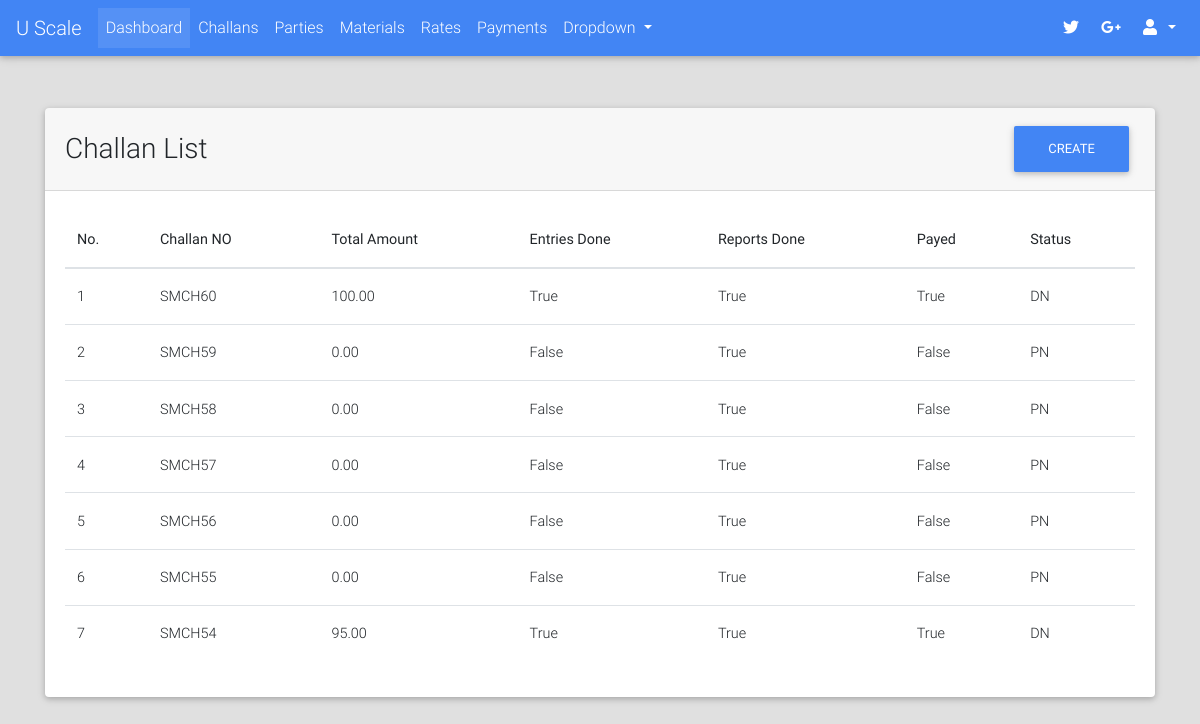
The app's page /challans/list/ (signed in) with its own data.
### challans/models.py (models this page shows, shortened)
class Challan(models.Model):
    STATUS_CHOICES = (("PN", "Pending"), ("DN", "Done"))
    created_by = models.ForeignKey(User, on_delete=models.PROTECT)
    party = models.ForeignKey("parties.Party", on_delete=models.CASCADE)
    challan_no = models.CharField(max_length=32, blank=True, null=True)
    vehicle_details = models.CharField(max_length=128, blank=True, null=True)
    weights_amount = models.DecimalField(max_digits=9, decimal_places=2, default=0.00)
    extra_charges = models.DecimalField(max_digits=9, decimal_places=2, default=0.00)
    total_amount = models.DecimalField(max_digits=9, decimal_places=2, default=0.00)
    image = models.ImageField(upload_to="payments/", blank=True, null=True)
    extra_info = models.TextField(blank=True)
    created_on = models.DateTimeField(auto_now_add=True)
    updated_on = models.DateTimeField(auto_now=True)
    is_entries_done = models.BooleanField(default=False)
    is_reports_done = models.BooleanField(default=False)
    is_rates_assigned = models.BooleanField(default=False)
    is_payed = models.BooleanField(default=False)
    status = models.CharField(max_length=2, choices=STATUS_CHOICES, default="PN")
    @property
    def get_absolute_url(self):
        return reverse_lazy("challans:detail", kwargs={"challan_no": self.challan_no})

### challans/views.py (the view)
class ChallanListView(LoginRequiredMixin, ListView):
    model = Challan
    template_name = "challans/list.html"
    context_object_name = "challans"
    ordering = "-id"
    def get_queryset(self):
        qs = super().get_queryset()
        return qs.filter(Q(status="PN") | Q(created_on__date__gte=datetime.date.today()+datetime.timedelta(days=-30)))

### portal/templates/challans/list.html (shortened to what this page needs)
{% extends "portal/base.html" %}
{% block content %}
    <br><br>
    <div class="container">
        <div class="card">
            <div class="card-header">
                <div class="row">
                    <div class="col-lg-9 m-auto">
                        <h3 class="m-auto">Challan List</h3>
                    </div>
                    <div class="col-lg-3">
                        <a class="float-right" href="{% url "challans:add" %}"><button class="btn btn-primary">Create</button></a>
                    </div>
                </div>
            </div>
            <div class="card-body">
                <table class="table">
            <thead>
                <th>No.</th>
                <th>Challan NO</th>
                <th>Total Amount</th>
                <th>Entries Done</th>
                <th>Reports Done</th>
                <th>Payed</th>
                <th>Status</th>
            </thead>
            <tbody>
                {% for challan in challans %}
                    <tr>
                        <td>{{ forloop.counter }}</td>
                        <td><a href="{{ challan.get_absolute_url }}">{{ challan.challan_no }}</a></td>
                        <td>{{ challan.total_amount }}</td>
                        <td>{{ challan.is_entries_done }}</td>
                        <td>{{ challan.is_reports_done }}</td>
                        <td>{{ challan.is_payed }}</td>
                        <td>{{ challan.status }}</td>
                    </tr>
                {% endfor %}
            </tbody>
        </table>
            </div>
        </div>
    </div>
{% endblock %}

### records on screen
Challan: challan_no "SMCH60", total_amount "100.00", is_entries_done "True", is_reports_done "True", is_payed "True", status "DN"
Challan: challan_no "SMCH59", total_amount "0.00", is_entries_done "False", is_reports_done "True", is_payed "False", status "PN"
Challan: challan_no "SMCH58", total_amount "0.00", is_entries_done "False", is_reports_done "True", is_payed "False", status "PN"
Challan: challan_no "SMCH57", total_amount "0.00", is_entries_done "False", is_reports_done "True", is_payed "False", status "PN"
Challan: challan_no "SMCH56", total_amount "0.00", is_entries_done "False", is_reports_done "True", is_payed "False", status "PN"
Challan: challan_no "SMCH55", total_amount "0.00", is_entries_done "False", is_reports_done "True", is_payed "False", status "PN"
Challan: challan_no "SMCH54", total_amount "95.00", is_entries_done "True", is_reports_done "True", is_payed "True", status "DN"
